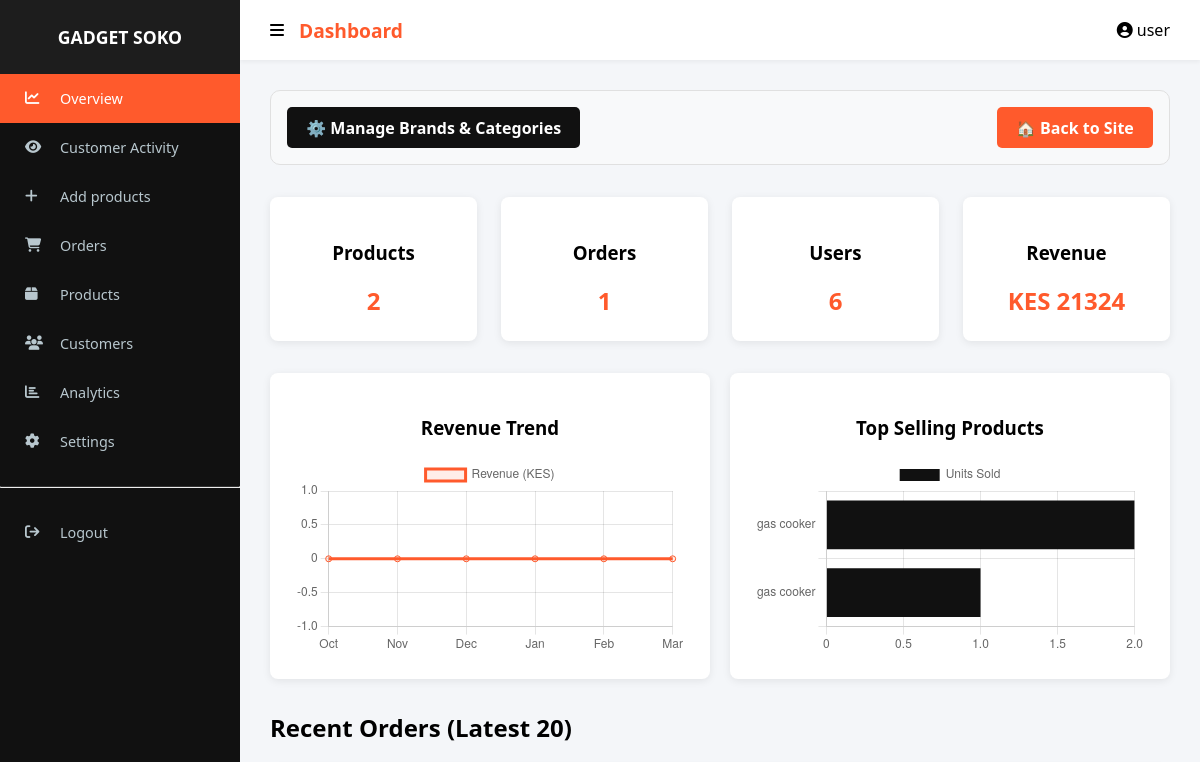
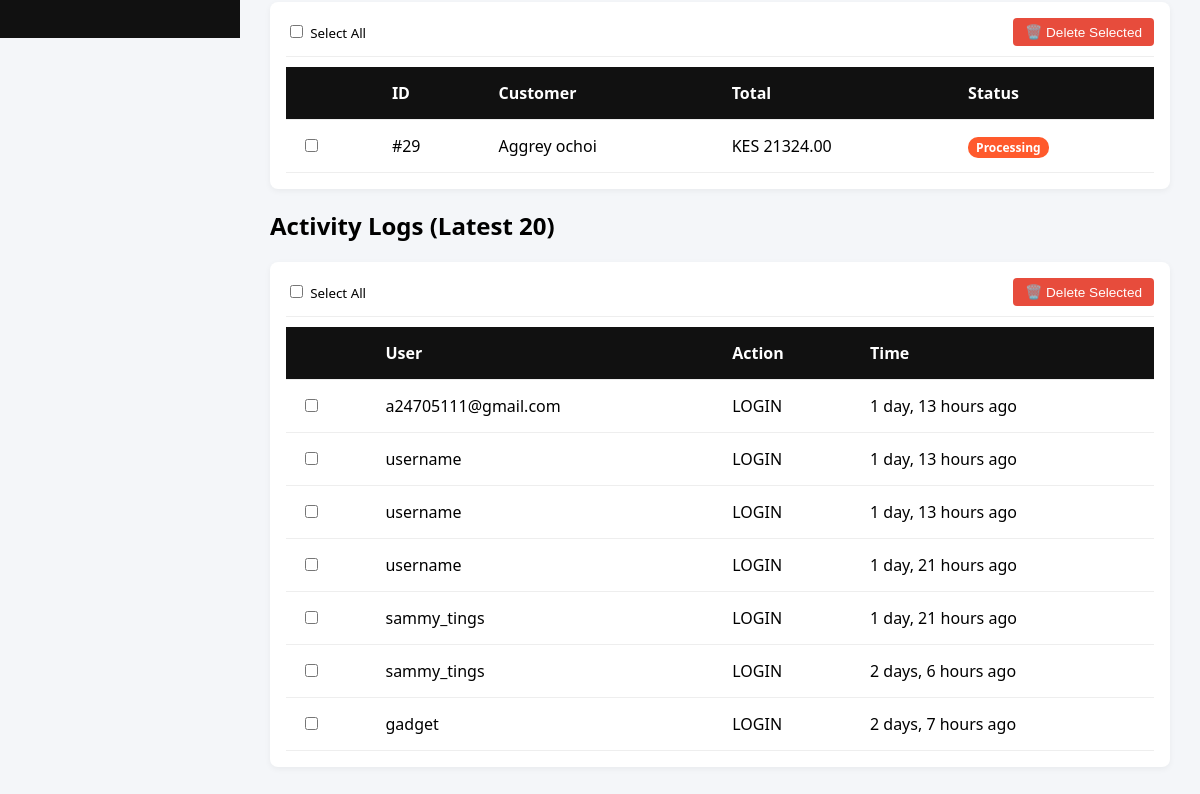
The app's page /dashboard/ (signed in), older data (2 pictures, top to bottom).
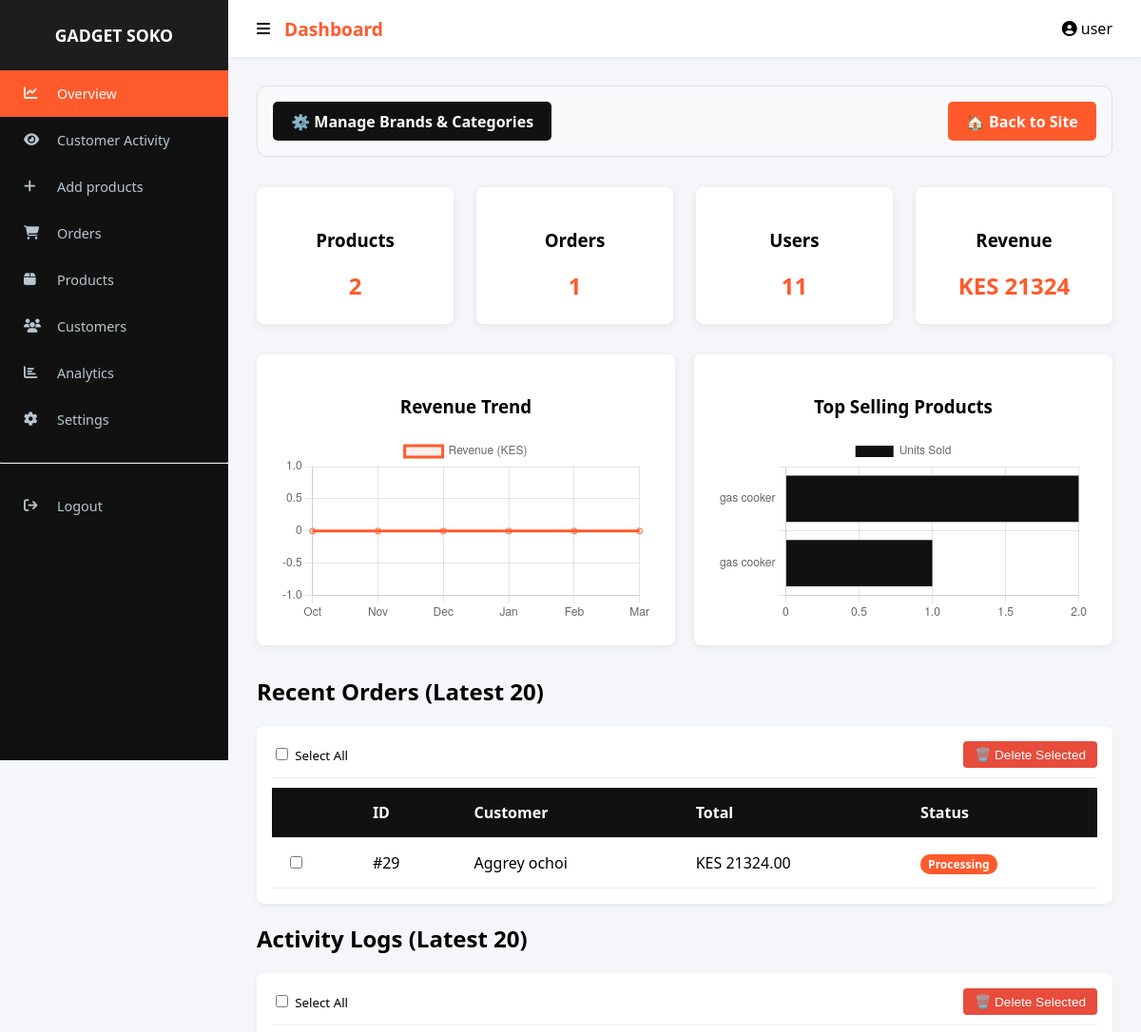
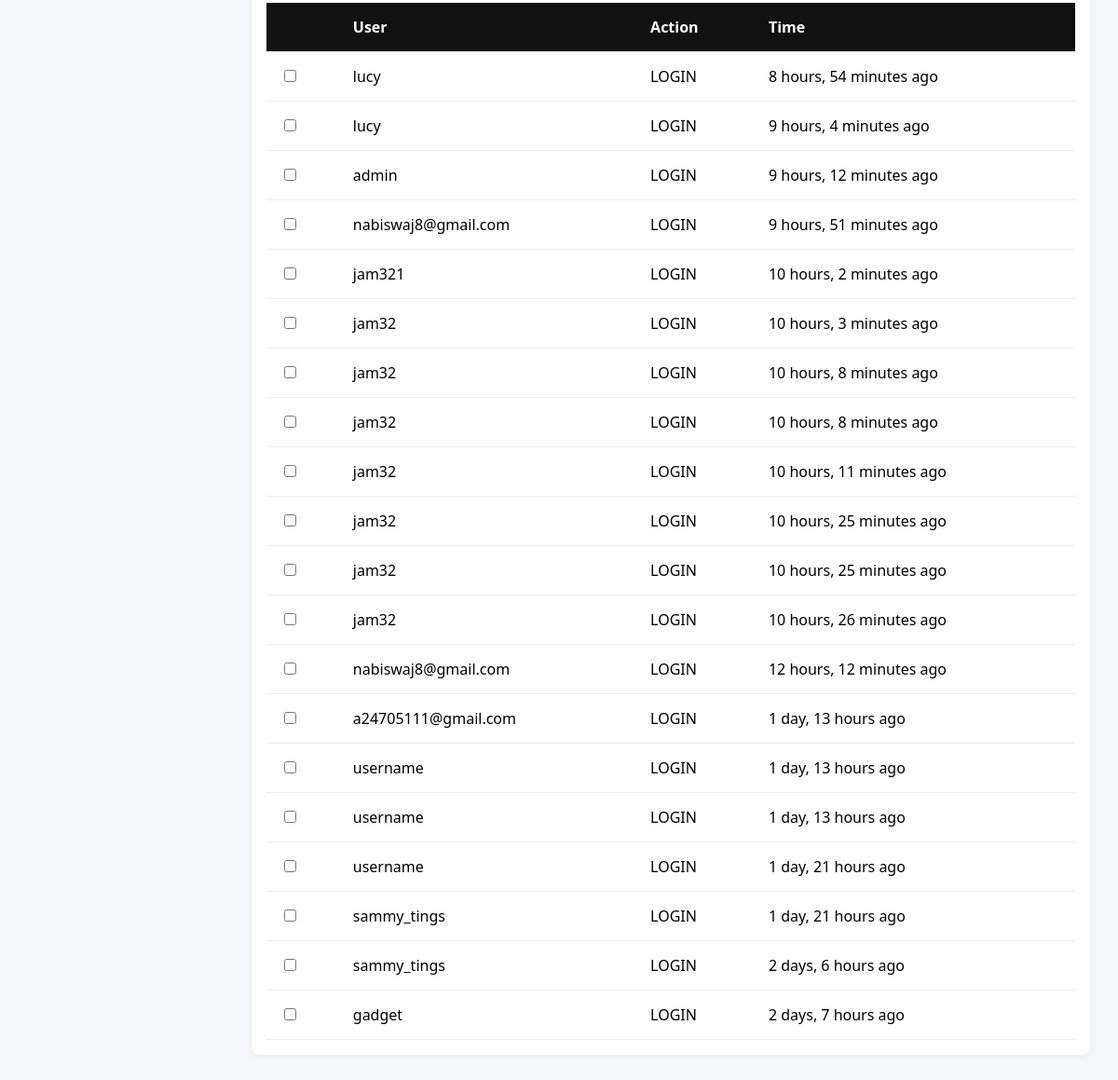
The same page, newer data (2 pictures, top to bottom).
### app/models.py (models this page shows, shortened)
class Order(models.Model):
    STATUS_CHOICES = [('Pending', 'Pending'), ('STK_Sent', 'STK Push Sent'), ('Paid', 'Paid'), ('Failed', 'Failed')]
    user = models.ForeignKey(User, on_delete=models.CASCADE, null=True, blank=True)
    name = models.CharField(max_length=100)
    email = models.EmailField(null=True, blank=True)
    phone = models.CharField(max_length=15)
    destination = models.CharField(max_length=255)
    region = models.CharField(max_length=20, default="nairobi") # 'nairobi' or 'upcountry'
    location_area = models.CharField(max_length=255, default="N/A")
    address = models.TextField(default="")
    shipping_fee = models.DecimalField(max_digits=10, decimal_places=2, default=0)
    payment_method = models.CharField(max_length=20, default="mpesa")
    payment_status = models.CharField(max_length=50, default="Pending")
    total = models.DecimalField(max_digits=10, decimal_places=2, default=0)
    status = models.CharField(max_length=20, choices=STATUS_CHOICES, default='Pending')
    checkout_request_id = models.CharField(max_length=100, blank=True, null=True)
    mpesa_receipt = models.CharField(max_length=50, blank=True, null=True)
    created_at = models.DateTimeField(auto_now_add=True)

class UserActivity(models.Model):
    user = models.ForeignKey(User, on_delete=models.CASCADE)
    action = models.CharField(max_length=20)
    product = models.ForeignKey(Product, on_delete=models.SET_NULL, null=True, blank=True)
    timestamp = models.DateTimeField(auto_now_add=True)
    extra_info = models.TextField(blank=True, null=True)

### app/views.py (the view)
# urls.py: path('dashboard/', views.dashboard_view, name='dashboard'),
@staff_member_required
def dashboard_view(request):
    products_count = Product.objects.count()
    orders_count = Order.objects.count()
    users_count = User.objects.count()
    revenue = Order.objects.aggregate(total_revenue=Sum('total'))['total_revenue'] or 0
    recent_orders = Order.objects.order_by('-id')[:5]
    activity_logs = UserActivity.objects.select_related('user', 'product').order_by('-timestamp')[:20]
    for log in activity_logs:
        latest_order = Order.objects.filter(user=log.user).order_by('-created_at').first()
        log.last_order_status = latest_order.status if latest_order else "Browsing Only"
    today = datetime.today()
    revenue_data = defaultdict(int)
    for i in range(6, 0, -1):
        month = (today.month - i) % 12 or 12
        orders_in_month = Order.objects.filter(created_at__month=month)
        month_name = datetime(1900, month, 1).strftime('%b')
        revenue_data[month_name] = sum(o.total for o in orders_in_month if o.total)
    revenue_labels = list(revenue_data.keys())
    revenue_values = list(revenue_data.values())
    top_products = Product.objects.annotate(
        total_sold=Sum('orderitem__quantity')  # Adjust related_name if needed
    ).order_by('-total_sold')[:5]
    top_products_labels = [p.name for p in top_products]
    top_products_values = [p.total_sold or 0 for p in top_products]
    context = {
        "products_count": products_count,
        "orders_count": orders_count,
        "users_count": users_count,
        "revenue": revenue,
        "recent_orders": recent_orders,
        "revenue_labels": revenue_labels,
        "revenue_values": revenue_values,
        "top_products_labels": top_products_labels,
        "top_products_values": top_products_values,
        "customer_activity": activity_logs,
        "products": Product.objects.all(),
    }
    return render(request, "dashboard.html", context)

### app/context_processors.py (called while the page is built)
def cart_count(request):
    count = 0
    if request.user.is_authenticated:
        result = CartItem.objects.filter(user=request.user).aggregate(
            total=Sum('quantity')
        )
        count = result['total'] or 0
    return {'cart_count': count}

### app/templates/dashboard.html (shortened to what the changed rows need)
{% extends "baseadmin.html" %}
{% block header %}Dashboard{% endblock %}
{% block content %}
<div class="cards">
    <div class="card"><h3>Users</h3><p>{{ users_count|default:"0" }}</p></div>
</div>
<h2>Recent Orders (Latest 20)</h2>
<div class="table-container">
    <form action="{% url 'delete_orders' %}" method="POST">
        <table>
            <thead>
                <tr>
                    <th></th><th>ID</th><th>Customer</th><th>Total</th><th>Status</th>
                </tr>
            </thead>
            <tbody>
                {% for order in recent_orders|slice:":20" %}
                <tr>
                    <td><input type="checkbox" name="selected_ids" value="{{ order.id }}" class="order-check"></td>
                    <td>#{{ order.id }}</td>
                    <td>{{ order.name }}</td>
                    <td>KES {{ order.total }}</td>
                    <td><span class="status-badge">{{ order.status }}</span></td>
                </tr>
                {% empty %}
                <tr><td colspan="5" style="text-align:center;">No orders found.</td></tr>
                {% endfor %}
            </tbody>
        </table>
    </form>
</div>
<h2>Activity Logs (Latest 20)</h2>
<div class="table-container">
    <form action="{% url 'delete_logs' %}" method="POST">
        <table>
            <thead>
                <tr>
                    <th></th><th>User</th><th>Action</th><th>Time</th>
                </tr>
            </thead>
            <tbody>
                {% for log in customer_activity|slice:":20" %}
                <tr>
                    <td><input type="checkbox" name="selected_ids" value="{{ log.id }}" class="log-check"></td>
                    <td>{{ log.user.username }}</td>
                    <td>{{ log.action }}</td>
                    <td>{{ log.timestamp|timesince }} ago</td>
                </tr>
                {% empty %}
                <tr><td colspan="4" style="text-align:center;">No logs recorded.</td></tr>
                {% endfor %}
            </tbody>
        </table>
    </form>
</div>
{% endblock %}
{% block extra_js %}
<script>
// Logic for Revenue Chart
new Chart(document.getElementById('revenueChart'), {
    type: 'line',
    data: {
        labels: {{ revenue_labels|safe|default:"[]" }},
        datasets: [{
            label: 'Revenue (KES)',
            data: {{ revenue_values|safe|default:"[]" }},
            borderColor: '#ff5a2c',
            backgroundColor: 'rgba(255,90,44,0.1)',
            fill: true
        }]
    }
});
// Logic for Top Products Chart
new Chart(document.getElementById('topProductsChart'), {
    type: 'bar',
    data: {
        labels: {{ top_products_labels|safe|default:"[]" }},
        datasets: [{
            label: 'Units Sold',
            data: {{ top_products_values|safe|default:"[]" }},
            backgroundColor: '#111'
        }]
    },
    options: { indexAxis: 'y' }
});
// Bulk Selection Script
function setupSelectAll(masterId, childClass) {
    const master = document.getElementById(masterId);
    if (!master) return;
    master.onclick = function() {
        const checkboxes = document.getElementsByClassName(childClass);
        for (let cb of checkboxes) { cb.checked = master.checked; }
    }
}
setupSelectAll('checkAllOrders', 'order-check');
setupSelectAll('checkAllLogs', 'log-check');
</script>
{% endblock %}

Row changes from the older to the newer data that the page shows:
added UserActivity: user.username "lucy", action "LOGIN", timestamp "8 hours, 54 minutes"
added UserActivity: user.username "lucy", action "LOGIN", timestamp "9 hours, 4 minutes"
added UserActivity: user.username "admin", action "LOGIN", timestamp "9 hours, 12 minutes"
added UserActivity: user.username "nabiswaj8@gmail.com", action "LOGIN", timestamp "9 hours, 51 minutes"
added UserActivity: user.username "jam321", action "LOGIN", timestamp "10 hours, 2 minutes"
added UserActivity: user.username "jam32", action "LOGIN", timestamp "10 hours, 3 minutes"
added UserActivity: user.username "jam32", action "LOGIN", timestamp "10 hours, 8 minutes"
added UserActivity: user.username "jam32", action "LOGIN", timestamp "10 hours, 8 minutes"
added UserActivity: user.username "jam32", action "LOGIN", timestamp "10 hours, 11 minutes"
added UserActivity: user.username "jam32", action "LOGIN", timestamp "10 hours, 25 minutes"
added UserActivity: user.username "jam32", action "LOGIN", timestamp "10 hours, 25 minutes"
added UserActivity: user.username "jam32", action "LOGIN", timestamp "10 hours, 26 minutes"
added UserActivity: user.username "nabiswaj8@gmail.com", action "LOGIN", timestamp "12 hours, 12 minutes"
Text that changed along with them:
{{ users_count|default:"0" }}: "6" → "11"
